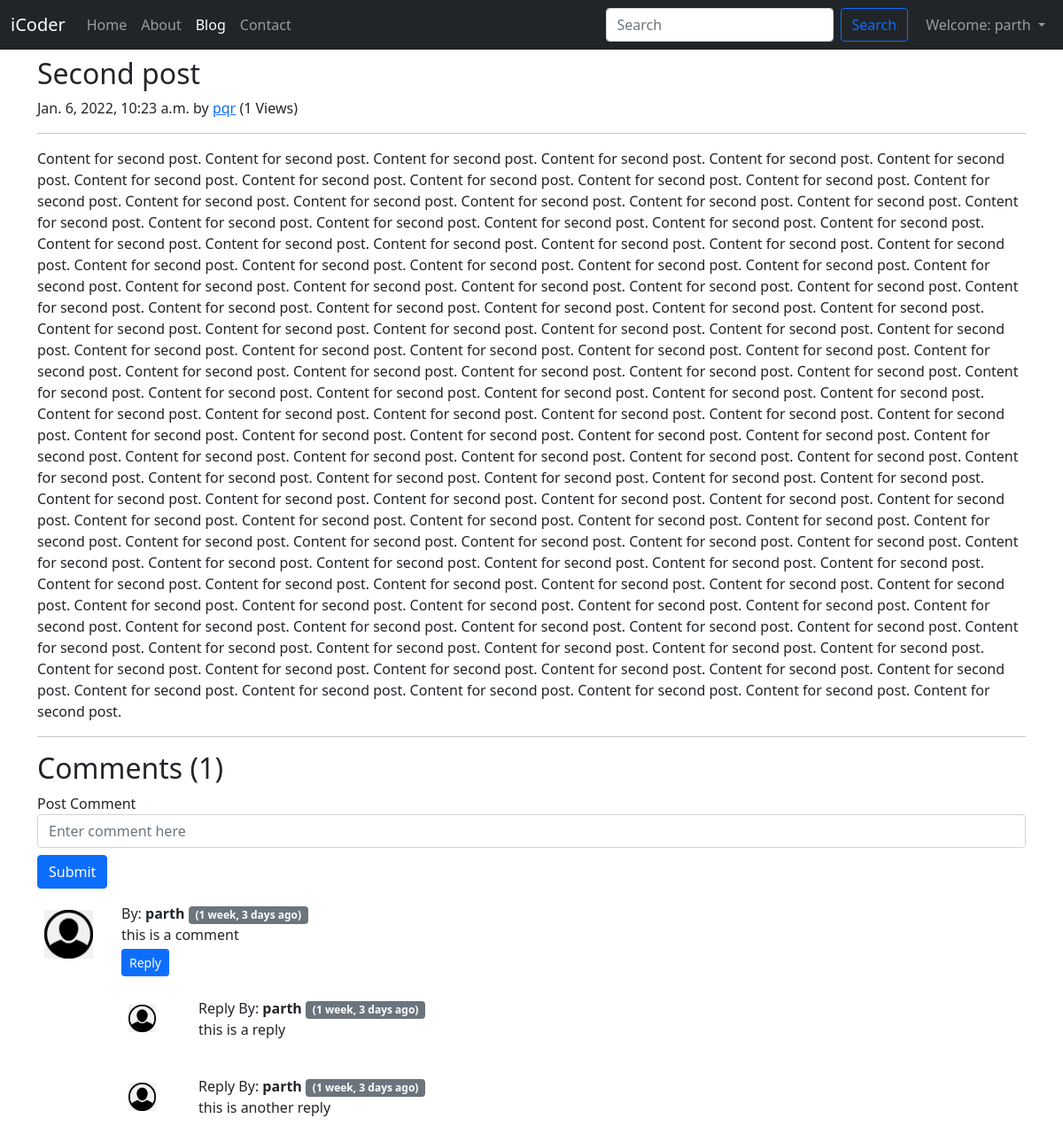
The page /blog/second-post/ (signed in) on the database its author committed.
### blog/models.py (models this page shows, shortened)
class Post(models.Model):
    sno = models.AutoField(primary_key=True)
    title = models.CharField(max_length=255)
    content = models.TextField()
    author = models.CharField(max_length=50)
    slug = models.CharField(max_length=500)
    views = models.IntegerField(default=0)
    timeStamp = models.DateTimeField(blank=True)

class BlogComment(models.Model):
    sno = models.AutoField(primary_key=True)
    comment = models.TextField()
    user = models.ForeignKey(User, on_delete=models.CASCADE)
    post = models.ForeignKey(Post, on_delete=models.CASCADE)
    parent = models.ForeignKey('self', on_delete=models.CASCADE, null=True)
    timestamp = models.DateTimeField(default=now)
    def __str__(self):
        return self.comment[0:15] + "... " + "by: " + self.user.username

### blog/views.py (the view)
# urls.py: path('<str:slug>/', views.blogPost, name="blogPost"),
def blogPost(request, slug):
    post = Post.objects.filter(slug=slug).first()
    post.views = post.views + 1
    post.save()
    comments = BlogComment.objects.filter(post=post, parent=None)
    replies = BlogComment.objects.filter(post=post).exclude(parent=None)
    replyDict = {}
    for reply in replies:
        if reply.parent.sno not in replyDict.keys():
            replyDict[reply.parent.sno] = [reply]
        else:
            replyDict[reply.parent.sno].append(reply)
    print(replyDict)
    context = {'post':post, "comments":comments, "user":request.user,               'replyDict':replyDict}
    return render(request, 'blog/blogPost.html', context)

### blog/templatetags/extras.py (called while the page is built)
@register.filter(name='get_val')
def get_val(dict, key):
    return dict.get(key)

### templates/blog/blogPost.html (shortened to what this page needs)
{% extends 'base.html' %}
{% block blogactive %} active {% endblock blogactive %}
{% block body %}
{% load humanize %}
{% load extras %}
<div class="container">
    <article class="blog-post">
        <h2 class="blog-post-title mt-2">{{post.title}}</h2>
        <p class="blog-post-meta">{{post.timeStamp}} by <a href="/about">{{post.author}}</a> (<span>{{post.views}} Views</span>)</p>
        <hr>
        <p>{{post.content|safe}}</p>
        <hr>
</div>
<div class="container">
    <h2>Comments ({{comments.count}})</h2>
    <div class="my-2">
        {% if user.is_authenticated %}
            <form action="/blog/postComment" method="post">
                <div class="form-group">
                    <label for="exampleInputEmail1">Post Comment </label>
                    <input type="text" class="form-control" name="comment" placeholder="Enter comment here">
                </div>
                <button type="submit" class="btn btn-primary mt-2">Submit</button>
            </form>
        {% else %}
            <h3>Please login to post a comment.</h3>
        {% endif %}
    </div>
    {% for comment in comments %}
        <div class="row">
            <div class="col-md-1 my-2">
                <img src="/static/img/user.png" alt="user" class="w-100 p-2">
            </div>
            <div class="col-md-11 my-2">
                By: <b> {{comment.user.username}} </b> <span class="badge bg-secondary"> ({{comment.timestamp|naturaltime}}) </span>
                <div>
                    {{comment.comment}}
                </div>
                <div class="reply mx-0">
                    {% if user.is_authenticated %}
                        <button class="btn btn-sm btn-primary mb-2 mt-1" type="button" data-bs-toggle="collapse" data-bs-target="#replyBox{{comment.sno}}" aria-expanded="false" aria-controls="replyBox{{comment.sno}}">
                            Reply
                        </button>
                    {% else %}
                    <button class="btn btn-sm btn-primary mb-2 mt-1" type="button" data-bs-toggle="collapse" data-bs-target="#replyBox{{comment.sno}}" aria-expanded="false" aria-controls="replyBox{{comment.sno}}" disabled>
                        Login to Reply
                    </button>
                    {% endif %}
                    <div class="replies">
                        {% for reply in replyDict|get_val:comment.sno %}
                            <div class="row">
                                <div class="col-md-1 mt-3">
                                    <img src="/static/img/user.png" alt="user" class="w-75 p-2">
                                </div>
                                <div class="col-md-11 mt-3">
                                    Reply By: <b> {{reply.user.username}} </b> <span class="badge bg-secondary"> ({{comment.timestamp|naturaltime}}) </span>
                                    <div>
                                        {{reply.comment}}
                                    </div>
                                    <br>
                                </div>
                            </div>
                        {% endfor %}
                    </div>
                </div>
            </div>
        </div>
    {% endfor %}
</div>
{% endblock body %}

### templates/base.html (shortened to what this page needs)
<!doctype html>
<html lang="en">
    <head>
        <link href="https://cdn.jsdelivr.net/npm/bootstrap@5.1.3/dist/css/bootstrap.min.css" rel="stylesheet">
    </head>
    <body>
        <nav class="navbar navbar-expand-lg navbar-dark bg-dark">
            <div class="container-fluid">
                <a class="navbar-brand" href="/">iCoder</a>
                <div class="collapse navbar-collapse" id="navbarSupportedContent">
                    <ul class="navbar-nav me-auto mb-2 mb-lg-0">
                        <li class="nav-item">
                            <a class="nav-link {% block homeactive %}{% endblock homeactive %}" aria-current="page" href="/">Home</a>
                        </li>
                        <li class="nav-item">
                            <a class="nav-link {% block aboutactive %}{% endblock aboutactive %}" href="/about">About</a>
                        </li>
                        <li class="nav-item">
                            <a class="nav-link {% block blogactive %}{% endblock blogactive %}" href="/blog">Blog</a>
                        </li>
                        <li class="nav-item">
                            <a class="nav-link {% block contactactive %}{% endblock contactactive %}" href="/contact">Contact</a>
                        </li>
                    </ul>
                    <form class="d-flex mx-1" method="get" action="/search">
                        <input class="form-control me-2" type="search" placeholder="Search" aria-label="Search" id="query" name="query">
                        <button class="btn btn-outline-primary me-2" type="submit">Search</button>
                    </form>
                    {% if user.is_authenticated %}
                        <ul class="navbar-nav ml-auto">
                            <li class="nav-item dropdown">
                                <a class="nav-link dropdown-toggle" href="#" id="navbarDropdown" role="button" data-bs-toggle="dropdown" aria-expanded="false">
                                  Welcome: {{request.user}}
                                </a>
                              </li>
                        </ul>
                    {% endif %}
                </div>
            </div>
        </nav>
        {% block body %}{% endblock body %}
    </body>
</html>

### rows shown on the page
Post: title "Second post", timeStamp "Jan. 6, 2022, 10:23 a.m.", author "pqr", views "1", content "Content for second post. Content for second post. Content for second post. Content for second post. Content for second post. Content for second post. Content for second post. Content for second post. Content for second post. Content for second post. Content for second post. Content for second post. Content for second post. Content for second post. Content for second post. Content for second post. Content for second post. Content for second post. Content for second post. Content for second post. Content for second post. Content for second post. Content for second post. Content for second post. Content for second post. Content for second post. Content for second post. Content for second post.…"
BlogComment: user.username "parth", timestamp "1 week, 3 days ago", comment "this is a comment"
BlogComment: user.username "parth", comment "this is a reply"
BlogComment: user.username "parth", comment "this is another reply"

### other values the page prints
{{ request.user }} "parth"
{{ comments.count }} "1"
